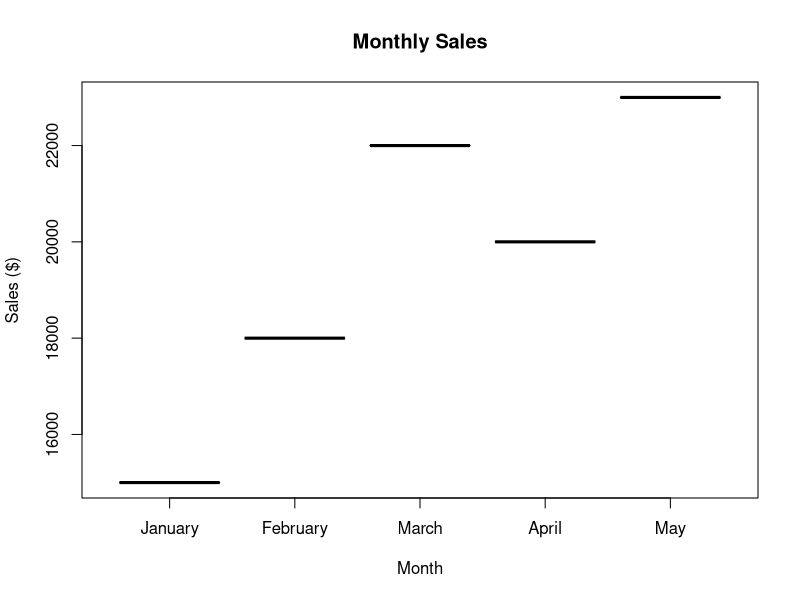

Write the R code that produced this figure.
sales_data <- data.frame(
  Month = c("January", "February", "March", "April", "May"),
  Sales = c(15000, 18000, 22000, 20000, 23000)
)
sales_data$Month <- factor(sales_data$Month, levels = sales_data$Month)
plot(sales_data$Month, sales_data$Sales, type = "o", 
     xlab = "Month", ylab = "Sales ($)", 
     main = "Monthly Sales")
